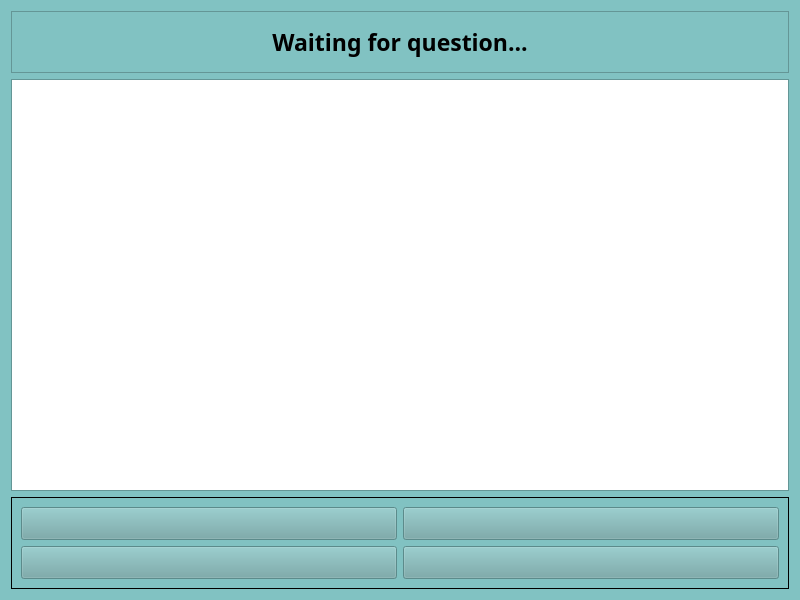
<?xml version="1.0" encoding="UTF-8"?>
<ui version="4.0">
 <class>Form</class>
 <widget class="QWidget" name="Form">
  <property name="geometry">
   <rect>
    <x>0</x>
    <y>0</y>
    <width>800</width>
    <height>600</height>
   </rect>
  </property>
  <property name="palette">
   <palette>
    <active>
     <colorrole role="WindowText">
      <brush brushstyle="SolidPattern">
       <color alpha="255">
        <red>0</red>
        <green>0</green>
        <blue>0</blue>
       </color>
      </brush>
     </colorrole>
     <colorrole role="Button">
      <brush brushstyle="SolidPattern">
       <color alpha="255">
        <red>111</red>
        <green>166</green>
        <blue>166</blue>
       </color>
      </brush>
     </colorrole>
     <colorrole role="Light">
      <brush brushstyle="SolidPattern">
       <color alpha="255">
        <red>206</red>
        <green>255</green>
        <blue>255</blue>
       </color>
      </brush>
     </colorrole>
     <colorrole role="Midlight">
      <brush brushstyle="SolidPattern">
       <color alpha="255">
        <red>167</red>
        <green>224</green>
        <blue>224</blue>
       </color>
      </brush>
     </colorrole>
     <colorrole role="Dark">
      <brush brushstyle="SolidPattern">
       <color alpha="255">
        <red>64</red>
        <green>97</green>
        <blue>97</blue>
       </color>
      </brush>
     </colorrole>
     <colorrole role="Mid">
      <brush brushstyle="SolidPattern">
       <color alpha="255">
        <red>86</red>
        <green>129</green>
        <blue>129</blue>
       </color>
      </brush>
     </colorrole>
     <colorrole role="Text">
      <brush brushstyle="SolidPattern">
       <color alpha="255">
        <red>0</red>
        <green>0</green>
        <blue>0</blue>
       </color>
      </brush>
     </colorrole>
     <colorrole role="BrightText">
      <brush brushstyle="SolidPattern">
       <color alpha="255">
        <red>255</red>
        <green>255</green>
        <blue>255</blue>
       </color>
      </brush>
     </colorrole>
     <colorrole role="ButtonText">
      <brush brushstyle="SolidPattern">
       <color alpha="255">
        <red>0</red>
        <green>0</green>
        <blue>0</blue>
       </color>
      </brush>
     </colorrole>
     <colorrole role="Base">
      <brush brushstyle="SolidPattern">
       <color alpha="255">
        <red>255</red>
        <green>255</green>
        <blue>255</blue>
       </color>
      </brush>
     </colorrole>
     <colorrole role="Window">
      <brush brushstyle="SolidPattern">
       <color alpha="255">
        <red>129</red>
        <green>194</green>
        <blue>194</blue>
       </color>
      </brush>
     </colorrole>
     <colorrole role="Shadow">
      <brush brushstyle="SolidPattern">
       <color alpha="255">
        <red>0</red>
        <green>0</green>
        <blue>0</blue>
       </color>
      </brush>
     </colorrole>
     <colorrole role="AlternateBase">
      <brush brushstyle="SolidPattern">
       <color alpha="255">
        <red>192</red>
        <green>224</green>
        <blue>224</blue>
       </color>
      </brush>
     </colorrole>
     <colorrole role="ToolTipBase">
      <brush brushstyle="SolidPattern">
       <color alpha="255">
        <red>255</red>
        <green>255</green>
        <blue>220</blue>
       </color>
      </brush>
     </colorrole>
     <colorrole role="ToolTipText">
      <brush brushstyle="SolidPattern">
       <color alpha="255">
        <red>0</red>
        <green>0</green>
        <blue>0</blue>
       </color>
      </brush>
     </colorrole>
     <colorrole role="PlaceholderText">
      <brush brushstyle="SolidPattern">
       <color alpha="127">
        <red>0</red>
        <green>0</green>
        <blue>0</blue>
       </color>
      </brush>
     </colorrole>
     <colorrole role="Accent">
      <brush brushstyle="SolidPattern">
       <color alpha="255">
        <red>255</red>
        <green>255</green>
        <blue>255</blue>
       </color>
      </brush>
     </colorrole>
    </active>
    <inactive>
     <colorrole role="WindowText">
      <brush brushstyle="SolidPattern">
       <color alpha="255">
        <red>0</red>
        <green>0</green>
        <blue>0</blue>
       </color>
      </brush>
     </colorrole>
     <colorrole role="Button">
      <brush brushstyle="SolidPattern">
       <color alpha="255">
        <red>111</red>
        <green>166</green>
        <blue>166</blue>
       </color>
      </brush>
     </colorrole>
     <colorrole role="Light">
      <brush brushstyle="SolidPattern">
       <color alpha="255">
        <red>206</red>
        <green>255</green>
        <blue>255</blue>
       </color>
      </brush>
     </colorrole>
     <colorrole role="Midlight">
      <brush brushstyle="SolidPattern">
       <color alpha="255">
        <red>167</red>
        <green>224</green>
        <blue>224</blue>
       </color>
      </brush>
     </colorrole>
     <colorrole role="Dark">
      <brush brushstyle="SolidPattern">
       <color alpha="255">
        <red>64</red>
        <green>97</green>
        <blue>97</blue>
       </color>
      </brush>
     </colorrole>
     <colorrole role="Mid">
      <brush brushstyle="SolidPattern">
       <color alpha="255">
        <red>86</red>
        <green>129</green>
        <blue>129</blue>
       </color>
      </brush>
     </colorrole>
     <colorrole role="Text">
      <brush brushstyle="SolidPattern">
       <color alpha="255">
        <red>0</red>
        <green>0</green>
        <blue>0</blue>
       </color>
      </brush>
     </colorrole>
     <colorrole role="BrightText">
      <brush brushstyle="SolidPattern">
       <color alpha="255">
        <red>255</red>
        <green>255</green>
        <blue>255</blue>
       </color>
      </brush>
     </colorrole>
     <colorrole role="ButtonText">
      <brush brushstyle="SolidPattern">
       <color alpha="255">
        <red>0</red>
        <green>0</green>
        <blue>0</blue>
       </color>
      </brush>
     </colorrole>
     <colorrole role="Base">
      <brush brushstyle="SolidPattern">
       <color alpha="255">
        <red>255</red>
        <green>255</green>
        <blue>255</blue>
       </color>
      </brush>
     </colorrole>
     <colorrole role="Window">
      <brush brushstyle="SolidPattern">
       <color alpha="255">
        <red>129</red>
        <green>194</green>
        <blue>194</blue>
       </color>
      </brush>
     </colorrole>
     <colorrole role="Shadow">
      <brush brushstyle="SolidPattern">
       <color alpha="255">
        <red>0</red>
        <green>0</green>
        <blue>0</blue>
       </color>
      </brush>
     </colorrole>
     <colorrole role="AlternateBase">
      <brush brushstyle="SolidPattern">
       <color alpha="255">
        <red>192</red>
        <green>224</green>
        <blue>224</blue>
       </color>
      </brush>
     </colorrole>
     <colorrole role="ToolTipBase">
      <brush brushstyle="SolidPattern">
       <color alpha="255">
        <red>255</red>
        <green>255</green>
        <blue>220</blue>
       </color>
      </brush>
     </colorrole>
     <colorrole role="ToolTipText">
      <brush brushstyle="SolidPattern">
       <color alpha="255">
        <red>0</red>
        <green>0</green>
        <blue>0</blue>
       </color>
      </brush>
     </colorrole>
     <colorrole role="PlaceholderText">
      <brush brushstyle="SolidPattern">
       <color alpha="127">
        <red>0</red>
        <green>0</green>
        <blue>0</blue>
       </color>
      </brush>
     </colorrole>
     <colorrole role="Accent">
      <brush brushstyle="SolidPattern">
       <color alpha="255">
        <red>255</red>
        <green>255</green>
        <blue>255</blue>
       </color>
      </brush>
     </colorrole>
    </inactive>
    <disabled>
     <colorrole role="WindowText">
      <brush brushstyle="SolidPattern">
       <color alpha="255">
        <red>64</red>
        <green>97</green>
        <blue>97</blue>
       </color>
      </brush>
     </colorrole>
     <colorrole role="Button">
      <brush brushstyle="SolidPattern">
       <color alpha="255">
        <red>111</red>
        <green>166</green>
        <blue>166</blue>
       </color>
      </brush>
     </colorrole>
     <colorrole role="Light">
      <brush brushstyle="SolidPattern">
       <color alpha="255">
        <red>206</red>
        <green>255</green>
        <blue>255</blue>
       </color>
      </brush>
     </colorrole>
     <colorrole role="Midlight">
      <brush brushstyle="SolidPattern">
       <color alpha="255">
        <red>167</red>
        <green>224</green>
        <blue>224</blue>
       </color>
      </brush>
     </colorrole>
     <colorrole role="Dark">
      <brush brushstyle="SolidPattern">
       <color alpha="255">
        <red>64</red>
        <green>97</green>
        <blue>97</blue>
       </color>
      </brush>
     </colorrole>
     <colorrole role="Mid">
      <brush brushstyle="SolidPattern">
       <color alpha="255">
        <red>86</red>
        <green>129</green>
        <blue>129</blue>
       </color>
      </brush>
     </colorrole>
     <colorrole role="Text">
      <brush brushstyle="SolidPattern">
       <color alpha="255">
        <red>64</red>
        <green>97</green>
        <blue>97</blue>
       </color>
      </brush>
     </colorrole>
     <colorrole role="BrightText">
      <brush brushstyle="SolidPattern">
       <color alpha="255">
        <red>255</red>
        <green>255</green>
        <blue>255</blue>
       </color>
      </brush>
     </colorrole>
     <colorrole role="ButtonText">
      <brush brushstyle="SolidPattern">
       <color alpha="255">
        <red>64</red>
        <green>97</green>
        <blue>97</blue>
       </color>
      </brush>
     </colorrole>
     <colorrole role="Base">
      <brush brushstyle="SolidPattern">
       <color alpha="255">
        <red>129</red>
        <green>194</green>
        <blue>194</blue>
       </color>
      </brush>
     </colorrole>
     <colorrole role="Window">
      <brush brushstyle="SolidPattern">
       <color alpha="255">
        <red>129</red>
        <green>194</green>
        <blue>194</blue>
       </color>
      </brush>
     </colorrole>
     <colorrole role="Shadow">
      <brush brushstyle="SolidPattern">
       <color alpha="255">
        <red>0</red>
        <green>0</green>
        <blue>0</blue>
       </color>
      </brush>
     </colorrole>
     <colorrole role="AlternateBase">
      <brush brushstyle="SolidPattern">
       <color alpha="255">
        <red>129</red>
        <green>194</green>
        <blue>194</blue>
       </color>
      </brush>
     </colorrole>
     <colorrole role="ToolTipBase">
      <brush brushstyle="SolidPattern">
       <color alpha="255">
        <red>255</red>
        <green>255</green>
        <blue>220</blue>
       </color>
      </brush>
     </colorrole>
     <colorrole role="ToolTipText">
      <brush brushstyle="SolidPattern">
       <color alpha="255">
        <red>0</red>
        <green>0</green>
        <blue>0</blue>
       </color>
      </brush>
     </colorrole>
     <colorrole role="PlaceholderText">
      <brush brushstyle="SolidPattern">
       <color alpha="127">
        <red>64</red>
        <green>97</green>
        <blue>97</blue>
       </color>
      </brush>
     </colorrole>
     <colorrole role="Accent">
      <brush brushstyle="SolidPattern">
       <color alpha="255">
        <red>168</red>
        <green>252</green>
        <blue>252</blue>
       </color>
      </brush>
     </colorrole>
    </disabled>
   </palette>
  </property>
  <property name="font">
   <font>
    <family>Arial Rounded MT</family>
   </font>
  </property>
  <property name="windowTitle">
   <string>Form</string>
  </property>
  <layout class="QVBoxLayout" name="verticalLayout" stretch="3,20,4">
   <item>
    <widget class="QFrame" name="frame">
     <property name="frameShape">
      <enum>QFrame::Shape::StyledPanel</enum>
     </property>
     <property name="frameShadow">
      <enum>QFrame::Shadow::Raised</enum>
     </property>
     <layout class="QVBoxLayout" name="verticalLayout_2">
      <item>
       <widget class="QLabel" name="questionLabel">
        <property name="font">
         <font>
          <family>Arial Rounded MT</family>
          <pointsize>17</pointsize>
          <bold>true</bold>
         </font>
        </property>
        <property name="text">
         <string>Waiting for question...</string>
        </property>
        <property name="scaledContents">
         <bool>false</bool>
        </property>
        <property name="alignment">
         <set>Qt::AlignmentFlag::AlignCenter</set>
        </property>
       </widget>
      </item>
     </layout>
    </widget>
   </item>
   <item>
    <widget class="QGraphicsView" name="graphicsView"/>
   </item>
   <item>
    <widget class="QStackedWidget" name="answerBox">
     <property name="frameShape">
      <enum>QFrame::Shape::Panel</enum>
     </property>
     <widget class="QWidget" name="buttonPage">
      <layout class="QGridLayout" name="gridLayout">
       <item row="1" column="1">
        <widget class="QPushButton" name="BRAnswer">
         <property name="sizePolicy">
          <sizepolicy hsizetype="Minimum" vsizetype="Minimum">
           <horstretch>0</horstretch>
           <verstretch>0</verstretch>
          </sizepolicy>
         </property>
         <property name="font">
          <font>
           <family>Arial Rounded MT</family>
           <pointsize>12</pointsize>
           <bold>true</bold>
          </font>
         </property>
         <property name="text">
          <string/>
         </property>
        </widget>
       </item>
       <item row="1" column="0">
        <widget class="QPushButton" name="BLAnswer">
         <property name="sizePolicy">
          <sizepolicy hsizetype="Minimum" vsizetype="Minimum">
           <horstretch>0</horstretch>
           <verstretch>0</verstretch>
          </sizepolicy>
         </property>
         <property name="font">
          <font>
           <family>Arial Rounded MT</family>
           <pointsize>12</pointsize>
           <bold>true</bold>
          </font>
         </property>
         <property name="text">
          <string/>
         </property>
        </widget>
       </item>
       <item row="0" column="1">
        <widget class="QPushButton" name="TRAnswer">
         <property name="sizePolicy">
          <sizepolicy hsizetype="Minimum" vsizetype="Minimum">
           <horstretch>0</horstretch>
           <verstretch>0</verstretch>
          </sizepolicy>
         </property>
         <property name="font">
          <font>
           <family>Arial Rounded MT</family>
           <pointsize>12</pointsize>
           <bold>true</bold>
          </font>
         </property>
         <property name="text">
          <string/>
         </property>
        </widget>
       </item>
       <item row="0" column="0">
        <widget class="QPushButton" name="TLAnswer">
         <property name="sizePolicy">
          <sizepolicy hsizetype="Minimum" vsizetype="Minimum">
           <horstretch>0</horstretch>
           <verstretch>0</verstretch>
          </sizepolicy>
         </property>
         <property name="font">
          <font>
           <family>Arial Rounded MT</family>
           <pointsize>12</pointsize>
           <bold>true</bold>
          </font>
         </property>
         <property name="text">
          <string/>
         </property>
        </widget>
       </item>
      </layout>
     </widget>
     <widget class="QWidget" name="textPage">
      <layout class="QVBoxLayout" name="verticalLayout_3" stretch="0,0">
       <item>
        <widget class="QLineEdit" name="textEdit">
         <property name="font">
          <font>
           <family>Arial Rounded MT</family>
           <pointsize>14</pointsize>
          </font>
         </property>
         <property name="alignment">
          <set>Qt::AlignmentFlag::AlignCenter</set>
         </property>
        </widget>
       </item>
       <item>
        <widget class="QPushButton" name="submit">
         <property name="font">
          <font>
           <family>Arial Rounded MT</family>
           <pointsize>12</pointsize>
           <bold>true</bold>
          </font>
         </property>
         <property name="text">
          <string>Submit Answer</string>
         </property>
        </widget>
       </item>
      </layout>
     </widget>
    </widget>
   </item>
  </layout>
 </widget>
 <resources/>
 <connections/>
</ui>
